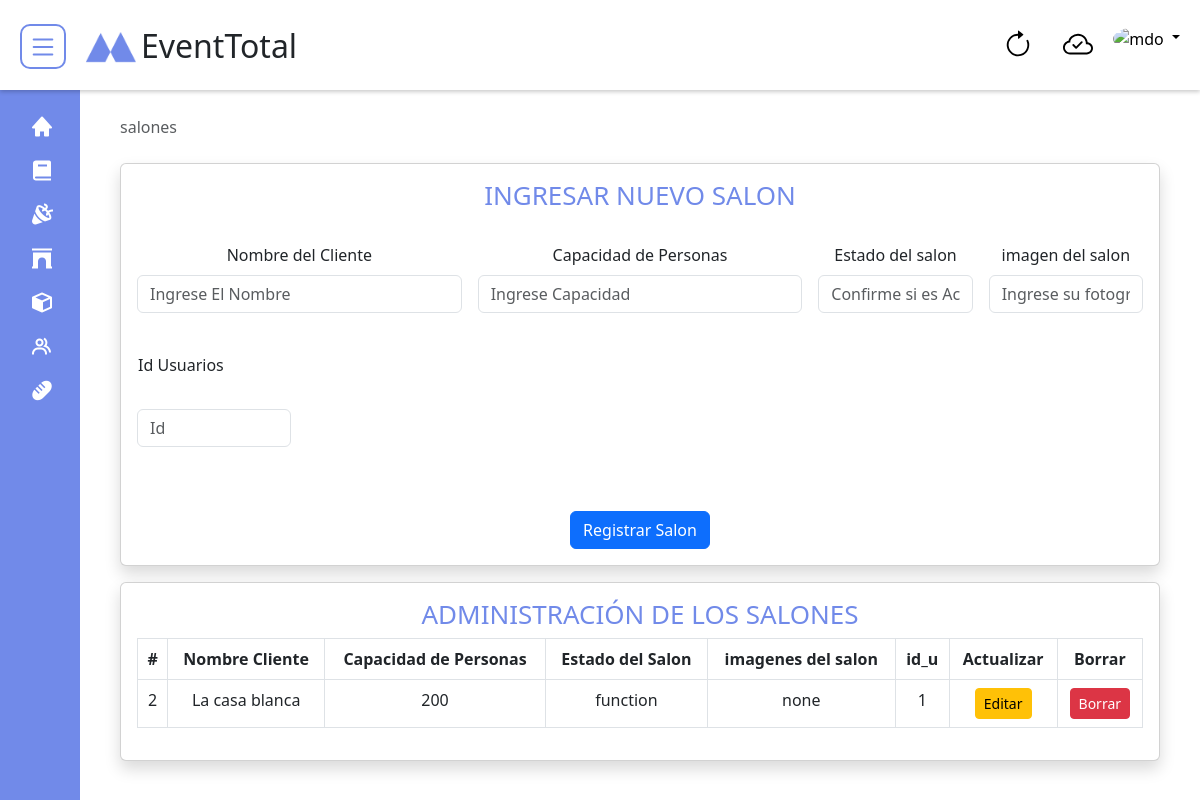
Screenshot of /Salones/ (signed in) with the database file from the repository.
### tables this page shows
CREATE TABLE `salones_eventtotal` (
  `id_s` int(11) NOT NULL,
  `nombre_s` varchar(30) NOT NULL,
  `cap_personas_s` int(40) NOT NULL,
  `estado_s` varchar(10) NOT NULL,
  `imagenes_s` varchar(50) NOT NULL,
  `id_u` int(30) DEFAULT NULL
);

### config/database.php (called while the page is built, shortened)
<?php
class Connection
{
    private $host = "localhost";
    private $user = "root";
    private $password = "";
    private $dataBase = "eventtotal_db";
    private $conn;
    public function __construct()
    {
        $this->conn =  new mysqli($this->host, $this->user, $this->password, $this->dataBase);
    }
    public function getConn()
    {
        return $this->conn;
    }
}

### models/salones-eventtotal-model.php (called while the page is built, shortened)
<?php
require('../config/database.php');
class salones {
    private $connect;
    public function __construct() {
        $connectObject = new Connection();
        $this->connect = $connectObject->getConn();
    }
    public function get_salones(){
        $consulta_get_salones = ("SELECT * FROM salones_eventtotal");
        $execute_consulta_get_salones = $this->connect->query($consulta_get_salones);
        $salones = array();
        while ($fila1 = $execute_consulta_get_salones->fetch_assoc()) {
            $salones[] = $fila1;
        }
        return $salones;
    }
}

### views/salones-eventtotal-view.php (the view, shortened to what this page needs)
<!DOCTYPE html>
<html lang="en">
<head>
    <link href="https://cdn.jsdelivr.net/npm/bootstrap@5.3.0/dist/css/bootstrap.min.css" rel="stylesheet">
    <link href='https://unpkg.com/boxicons@2.1.4/css/boxicons.min.css' rel='stylesheet'>
    <link rel="stylesheet" href="../assets/css/style-general-min.css">
</head>
<body>
    <nav class="fixed-top">
        <div id="content-right">
            <button class="btn-menu" id="btnMenu">
                <svg class="bi pe-none" width="30" height="30" role="img" aria-label="Home">
                    <use xlink:href="#menu" />
                </svg>
            </button>
            <img src="../assets/images/logotipo-main-curt.png" alt="logotipo" width="60px" height="auto">
            <h2>EventTotal</h2>
        </div>
        <div id="content-left">
            <button class="btn-recargar" id="btnRecargar" title="Actualizar">
                <svg class="bi pe-none" width="30" height="30" role="img" aria-label="Home">
                    <use xlink:href="#recargar" />
                </svg>
            </button>
            <div class="btn-recargar" id="divConnection" title="Estado de conexion">
                <svg class="bi pe-none" width="30" height="30" role="img" aria-label="Home">
                    <use xlink:href="#cloud" />
                </svg>
            </div>
            <div class="dropdown" style="margin-top: 5px;">
                <a href="#" class="d-block link-body-emphasis text-decoration-none dropdown-toggle" data-bs-toggle="dropdown" aria-expanded="false">
                    <img src="https://github.com/mdo.png" alt="mdo" width="40" height="40" class="rounded-circle">
                </a>
            </div>
        </div>
    </nav>
    <div class="sidebar d-flex" id="asidebar-main">
        <ul class="nav d-block">
            <li>
                <a href="../Home/">
                    <i class='bx bxs-home'></i>
                </a>
            </li>
            <li>
                <a href="../Recetario/">
                    <i class='bx bxs-book'></i>
                </a>
            </li>
            <li>
                <a href="./events-eventease.html">
                    <i class='bx bxs-party'></i>
                </a>
            </li>
            <li>
                <a href="../Salones/">
                    <i class='bx bxs-arch'></i>
                </a>
            </li>
            <li>
                <a href="../Inventory/">
                    <i class='bx bxs-cube'></i>
                </a>
            </li>
            <li>
                <a href="../Users/">
                    <i class='bx bx-group'></i>
                </a>
            </li>
            <li>
                <a href="../Insumos/">
                    <i class='bx bxs-baguette'></i>
                </a>
            </li>
        </ul>
    </div>
    <div class="wrapper" id="contenedor-main">
        <div class="row">
            <div class="col-12">
                <div class="page-title-box d-sm-flex align-items-center justify-content-between">
                    <div class="page-title-right">
                        <ol class="breadcrumb m-0">
                            <li class="breadcrumb-item active">salones</li>
                        </ol>
                    </div>
                </div>
            </div>
        </div>
        <br>
        <div class="ingresar_usuarios mb-3">
            <div class="card shadow">
                <div class="card-body">
                    <center>
                        <h1 style="font-size: 26px;">INGRESAR NUEVO SALON</h1>
                    </center>
                    <br>
                    <center>
                        <form class="row g-3 needs-validation" method="POST" action="../Actions_Salones/">
                            <div class="col-md-4">
                                <label class="form-label">Nombre del Cliente</label>
                                <input type="text" class="form-control" placeholder="Ingrese El Nombre" required name="nombre_s">
                            </div>
                            <div class="col-md-4">
                                <label class="form-label">Capacidad de Personas</label>
                                <input type="text" class="form-control" placeholder="Ingrese Capacidad" required name="cap_personas">
                            </div>
                            <div class="col-md-2">
                                <label class="form-label">Estado del salon</label>
                                <input type="text" class="form-control" placeholder="Confirme si es Activo o Inactivo" required name="estado_s">
                            </div>
                            <div class="col-md-2">
                                <label class="form-label">imagen del salon</label>
                                <input type="text" class="form-control" placeholder="Ingrese su fotografia" required name="imagenes_s">
                            </div>
                            <div class="col-md-2">
                                <label class="form-label">Id Usuarios</label>
                                <input type="text" class="form-control" list="UsuarioList" placeholder="Id" required name="id_u">
                            </div>
                            <div class="col-12">
                                <input class="btn btn-primary" type="submit" name="create" value="Registrar Salon">
                            </div>
                        </form>
                    </center>
                </div>
            </div>
        </div>
        <div class="Administrar_salones">
            <div class="card shadow">
                <div class="card-body">
                    <div class="table-responsive-xxl">
                        <center>
                            <h1 style="font-size: 26px;">ADMINISTRACIÓN DE LOS SALONES</h1>
                        </center>
                        <table class="table table-bordered">
                            <thead>
                                <tr>
                                    <th scope="col" style="text-align: center;">#</th>
                                    <th scope="col" style="text-align: center;">Nombre Cliente</th>
                                    <th scope="col" style="text-align: center;">Capacidad de Personas</th>
                                    <th scope="col" style="text-align: center;">Estado del Salon</th>
                                    <th scope="col" style="text-align: center;">imagenes del salon</th>
                                    <th scope="col" style="text-align: center;">id_u</th>
                                    <th scope="col" style="text-align: center;">Actualizar</th>
                                    <th scope="col" style="text-align: center;">Borrar</th>
                                </tr>
                            </thead>
                            <tbody>
                            <?php foreach ($get_salones as $salones){?>
                                    <tr>
                                        <td style="text-align: center;"><?php echo $salones['id_s'];?></td>
                                        <td style="text-align: center;"><?php echo $salones['nombre_s'];?></td>
                                        <td style="text-align: center;"><?php echo $salones['cap_personas_s'];?></td>
                                        <td style="text-align: center;"><?php echo $salones['estado_s'];?></td>
                                        <td style="text-align: center;"><?php echo $salones['imagenes_s'];?></td>
                                        <td style="text-align: center;"><?php echo $salones['id_u'];?></td>
                                        <td>
                                            <center><button class="btn btn-warning btn-sm" id="btn-edit<?php echo $salones['id_s'];?>" data-bs-toggle="modal" data-bs-target="#exampleModal<?php echo $salones['id_s'];?>">Editar</button></center>
                                        </td>
                                        <td>
                                            <form action="../Actions_Salones/?id=<?php echo $salones['id_s'];?>" method="POST" onsubmit="return confirm('¿Estás seguro de que deseas eliminar este usuario?');">
                                                <center><input type="submit" class="btn btn-danger btn-sm" name="delete" value="Borrar"></center>
                                            </form>
                                        </td>
                                    </tr>
                                <?php }?>
                            </tbody>
                        </table>
                    </div>
                </div>
            </div>
        </div>
    </div>
</body>
</html>

### assets/css/style-general-min.css (style rules this page uses)
nav { background-color: white; box-shadow: 0 2px 4px rgba(0, 0, 0, 0.2); display: flex; flex-direction: row; justify-content: space-between; padding: 20px 20px; height: 90px; }
#content-right { display: flex; flex-direction: row; }
#content-right button { margin-right: 15px; }
.btn-menu { background: none; border: 2px solid #718ae9; border-radius: 10px; height: 45px; margin-top: 4px; }
.btn-menu svg { fill: #718ae9; }
:root { --main-color: rgb(48, 48, 48); --bg-color: rgb(31, 31, 31); }
.sidebar { width: 80px; background-color: var(--main-color); height: 100vh; position: fixed; background-color: #718ae9; margin-top: auto; }
.sidebar ul { padding: 20px; }
.sidebar ul li { list-style: none; }
.sidebar ul li a { color: #fff; text-decoration: none; display: flex; font-size: 14px; align-items: center; padding: 10px; transition: 0.4s easy; }
.sidebar ul li a i { padding-right: 25px; font-size: 24px; }
.wrapper { margin-top: 5px; position: relative; left: 80px; width: calc( 100% - 80px ); background-color: #ffffff; padding: 30px 40px; margin-top: 85px; }
.wrapper h1 { color: #718ae9; }
#content-right h2 { margin-top: 7px; }
#content-right img { margin-top: 7px; }
#content-left { display: flex; flex-direction: row; gap: 10px; }
#content-left .btn-recargar { background: none; border-radius: 200px; width: 50px; height: 50px; border: none; }
#divConnection { display: grid; place-content: center; }

### rows the page displays
salones_eventtotal: id_s "2", nombre_s "La casa blanca", cap_personas_s "200", estado_s "function", imagenes_s "none", id_u "1"
